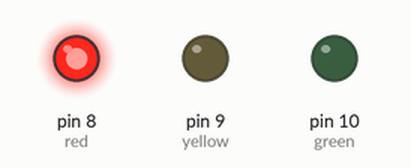
Bench run of a sketch on a simulated Arduino Uno, built with avr-gcc and run on an emulated ATmega328P. Shown: output pins drawn as LEDs (lit = HIGH).

Above: at 1.0 s.
At 2.5 s:
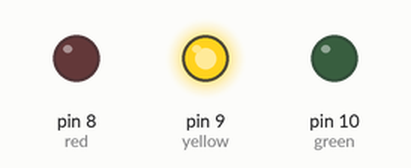
At 4.0 s:
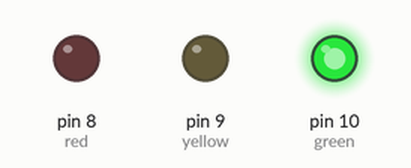
Timing chart, 0 to 6.5 s (numbered marks = the images above):
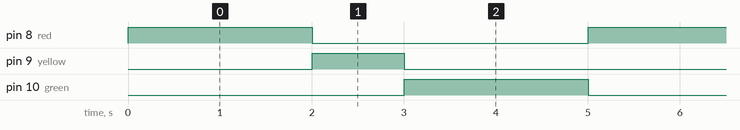

The sketch:

TraficLight.ino
```cpp
int red=8;
int yellow=9;
int green=10;

void setup() {

pinMode(red, OUTPUT);
pinMode(yellow, OUTPUT);
pinMode(green, OUTPUT);

}

void loop() {

digitalWrite(red, HIGH);
digitalWrite(yellow, LOW);
digitalWrite(green, LOW);
delay(2000);

digitalWrite(red, LOW);
digitalWrite(yellow, HIGH);
digitalWrite(green, LOW);
delay(1000);

digitalWrite(red, LOW);
digitalWrite(yellow, LOW);
digitalWrite(green, HIGH);
delay(2000);


}
```

rfid_ID_checker.c
```cpp
#include <SPI.h>
#include <MFRC522.h>

#define SS_PIN 10
#define RST_PIN 9

MFRC522 rfid(SS_PIN, RST_PIN);  // Create MFRC522 instance

void setup() {
  Serial.begin(9600);   // Start the serial communication at 9600 baud rate
  SPI.begin();          // Start the SPI bus
  rfid.PCD_Init();      // Initialize the MFRC522 reader
  Serial.println("Scan an RFID card to get its UID...");
}

void loop() {
  // Check if a new RFID card is present
  if (!rfid.PICC_IsNewCardPresent()) {
    return;
  }

  // Read the card's serial number (UID)
  if (!rfid.PICC_ReadCardSerial()) {
    return;
  }

  // Print the UID of the card to the serial monitor
  Serial.print("Card UID: ");
  for (byte i = 0; i < rfid.uid.size; i++) {
    Serial.print(rfid.uid.uidByte[i] < 0x10 ? " 0" : " ");
    Serial.print(rfid.uid.uidByte[i], HEX);
  }
  Serial.println(); // Add a new line after the UID

  // Halt the card after reading the UID
  rfid.PICC_HaltA();
}
```

Measured:
- by itself, pin 8 (red), pin 10 (green): alternates HIGH for 2.0 s and LOW for 3.0 s
- by itself, pin 9 (yellow): alternates HIGH for 1.0 s and LOW for 4.0 s
- by itself, everything shown: repeats every 5.0 s, in 3 steps
